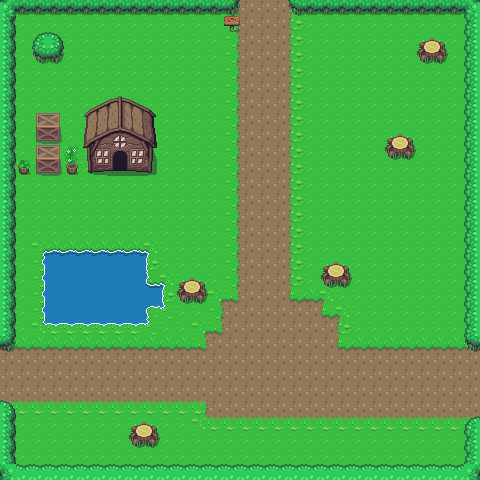

This is a level from a 2D game, rendered from its Tiled map with the project's own tilesets. A one-line summary and the map file follow, with tile-layer data summarised:
An orthogonal 30x30 tile map with 16x16 px tiles, 2 tile layers (Ground, Collision) and 22 objects.

<map version="1.2" tiledversion="1.2.4" orientation="orthogonal" renderorder="left-down" width="30" height="30" tilewidth="16" tileheight="16" infinite="0" nextlayerid="4" nextobjectid="31">
 <tileset firstgid="1" name="Overworld" tilewidth="16" tileheight="16" tilecount="1440" columns="40">
  <image source="Overworld.png" width="640" height="576" />
  <terraintypes>
   <terrain name="Path" tile="0" />
  </terraintypes>
  <tile id="1160" terrain=",,,0" />
  <tile id="1161" terrain=",,0,0" />
  <tile id="1162" terrain=",,0," />
  <tile id="1200" terrain=",0,,0" />
  <tile id="1201" terrain="0,0,0,0" />
  <tile id="1202" terrain="0,,0," />
  <tile id="1240" terrain=",0,," />
  <tile id="1241" terrain="0,0,," />
  <tile id="1242" terrain="0,,," />
  <tile id="1280" terrain="0,0,0," />
  <tile id="1281" terrain="0,0,,0" />
  <tile id="1320" terrain="0,,0,0" />
  <tile id="1321" terrain=",0,0,0" />
 </tileset>
 <layer id="1" name="Ground" width="30" height="30">
  <data>[900 cells, 900 non-empty, 12 distinct tile ids]</data>
 </layer>
 <objectgroup id="3" name="Collision_mask">
  <object id="1" x="0.125" y="0.125" width="237.125" height="11.875" />
  <object id="2" x="0.125" y="0.375" width="13.625" height="346.75" />
  <object id="3" x="0.375" y="403.25" width="14.75" height="76.5" />
  <object id="4" x="0.25" y="465.75" width="479.083" height="13.9167" />
  <object id="5" x="468" y="417" width="11" height="46" />
  <object id="6" x="470" y="346.667" width="0.666667" height="0.666667" />
  <object id="7" x="465.333" y="-0.333333" width="14.3333" height="348" />
  <object id="8" x="289" y="-0.333333" width="189.667" height="13" />
  <object id="9" x="423.636" y="42.2727" width="16.8182" height="14.0909" />
  <object id="10" x="388.364" y="135.273" width="24.8182" height="16.6364" />
  <object id="11" x="326.125" y="265.375" width="20.5" height="18.125" />
  <object id="12" x="181.75" y="282" width="20.125" height="18.625" />
  <object id="13" x="135.273" y="425.091" width="17.0909" height="17.4545" />
  <object id="17" x="36.1818" y="145.455" width="23.8182" height="28" />
  <object id="18" x="36.1818" y="113.273" width="24" height="27.6364" />
  <object id="19" x="87.4545" y="171.091">
   <polygon points="0,0 26,-0.363636 25.8182,-20.3636 40.5455,-20.5455 40.5455,0.181818 64.5455,0.181818 65.0909,-23.2727 65.4545,-59.4545 34,-74.5455 -3.45455,-56" />
  </object>
  <object id="21" x="33.6875" y="33" width="29.4375" height="29.125" />
  <object id="24" x="42" y="250" width="106" height="75" />
  <object id="25" x="144" y="283" width="21" height="25" />
  <object id="28" x="225" y="18" width="14" height="14" />
  <object id="29" x="67" y="150" width="9" height="22" />
  <object id="30" x="20" y="163" width="8" height="10" />
 </objectgroup>
 <layer id="2" name="Collision" width="30" height="30">
  <data>[900 cells, 218 non-empty, 60 distinct tile ids]</data>
 </layer>
</map>
